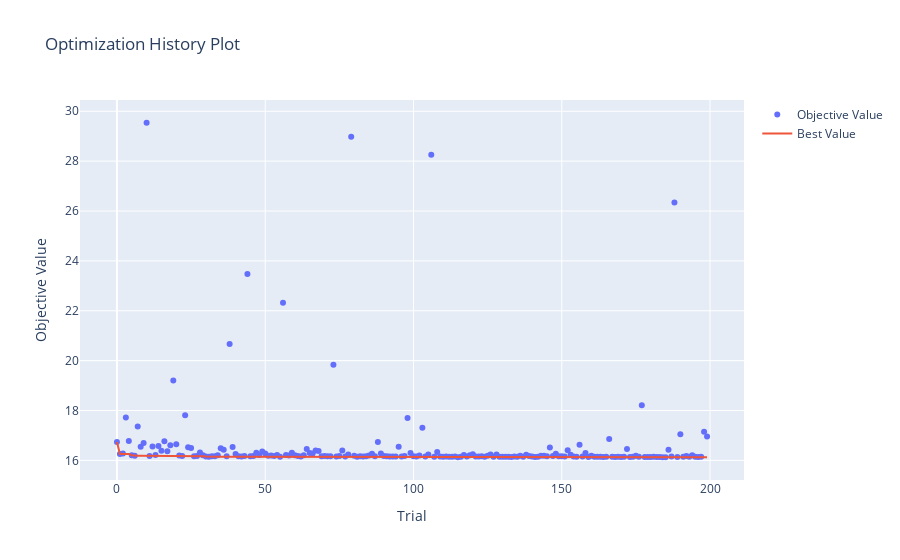

The notebook cell saved with this chart:
### Code cell
# 하이퍼파라미터 최적화 과정을 확인
optuna.visualization.plot_optimization_history(study)

### Figure 1 — Plotly figure (JSON) as saved in the notebook; plotly's stock layout.template omitted (floating-point values rounded to 4 significant figures; data arrays with more than 128 entries replaced by an {"elided": "..."} marker saying what was removed)
{"data": [{"mode": "markers", "name": "Objective Value", "type": "scatter", "x": {"elided": "200 int values"}, "y": {"elided": "200 float values"}}, {"mode": "lines", "name": "Best Value", "type": "scatter", "x": {"elided": "200 int values"}, "y": {"elided": "200 float values"}}, {"marker": {"color": "#cccccc"}, "mode": "markers", "name": "Infeasible Trial", "showlegend": false, "type": "scatter", "x": [], "y": []}], "layout": {"title": {"text": "Optimization History Plot"}, "xaxis": {"title": {"text": "Trial"}}, "yaxis": {"title": {"text": "Objective Value"}}}}
